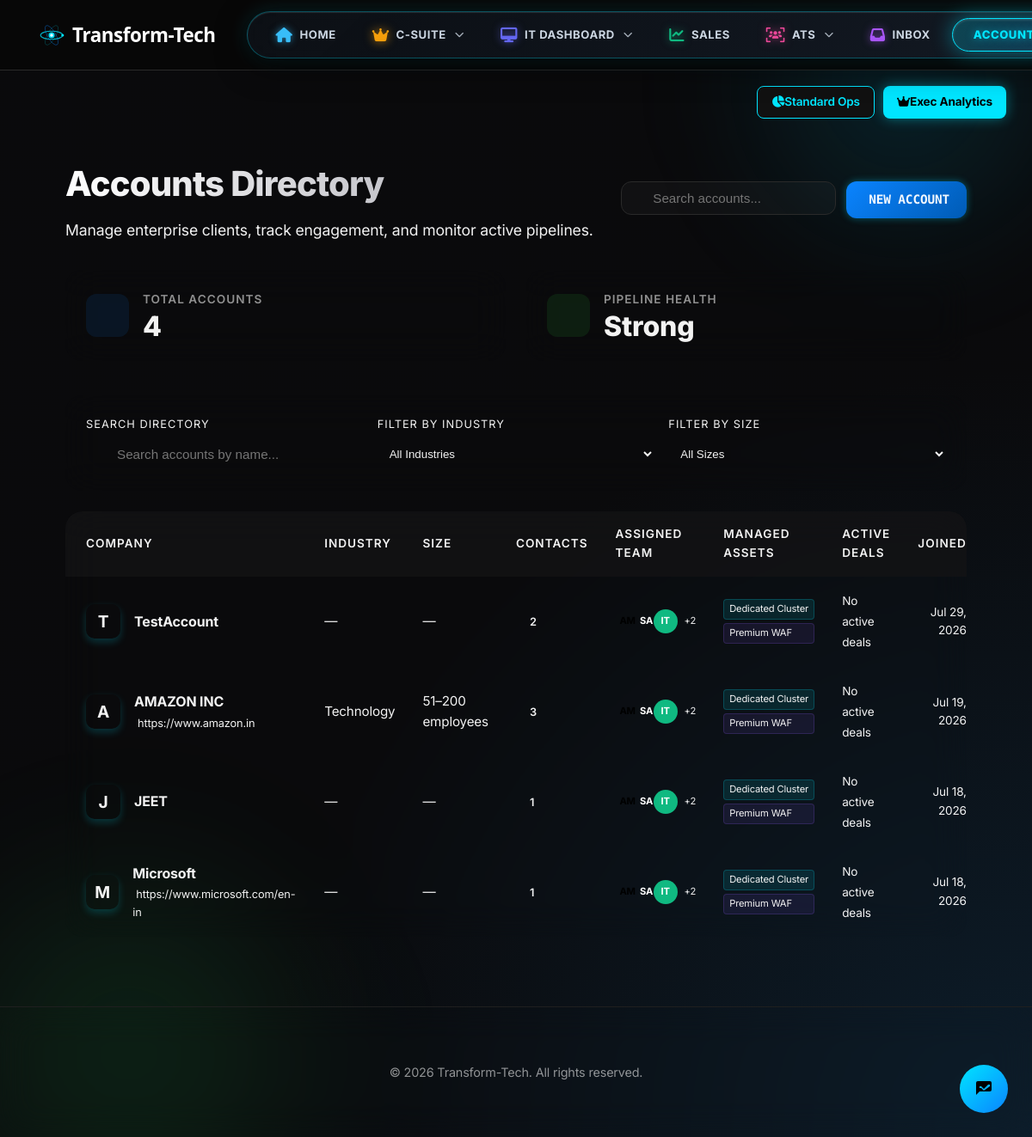
Screenshot of /accounts/ (signed in) with the database file from the repository.
### tracking_app/sales_models.py (models this page shows, shortened)
class Account(models.Model):
    INDUSTRY_CHOICES = [
        ('technology',    'Technology'),
        ('finance',       'Finance & Banking'),
        ('healthcare',    'Healthcare'),
        ('retail',        'Retail & E-commerce'),
        ('manufacturing', 'Manufacturing'),
        ('consulting',    'Consulting'),
        ('media',         'Media & Advertising'),
        ('education',     'Education'),
        ('real_estate',   'Real Estate'),
        ('other',         'Other'),
    ]
    SIZE_CHOICES = [
        ('1-10',     '1–10 employees'),
        ('11-50',    '11–50 employees'),
        ('51-200',   '51–200 employees'),
        ('201-1000', '201–1,000 employees'),
        ('1000+',    '1,000+ employees'),
    ]
    name           = models.CharField(max_length=255)
    industry       = models.CharField(max_length=50, choices=INDUSTRY_CHOICES, blank=True)
    website        = models.URLField(blank=True, null=True)
    annual_revenue = models.DecimalField(max_digits=15, decimal_places=2, null=True, blank=True)
    employee_count = models.CharField(max_length=20, choices=SIZE_CHOICES, blank=True)
    phone          = models.CharField(max_length=30, blank=True)
    address        = models.TextField(blank=True)
    description    = models.TextField(blank=True)
    owner          = models.ForeignKey('tracking_app.User', on_delete=models.SET_NULL, null=True, blank=True, related_name='owned_accounts')
    created_at     = models.DateTimeField(auto_now_add=True)
    updated_at     = models.DateTimeField(auto_now=True)
    tenant = models.ForeignKey('tracking_app.Tenant', on_delete=models.CASCADE, null=True, blank=True, related_name='%(class)ss')

### tracking_app/views.py (the view)
# urls.py: path('accounts/', views.account_list, name='account-list'),
@login_required
def account_list(request):
    from .sales_models import Account as SalesAccount, AccountActivity
    industry_filter = request.GET.get('industry')
    size_filter = request.GET.get('size')
    accounts = SalesAccount.objects.filter(**get_tenant_filter(request.user)).prefetch_related('contacts').order_by('-created_at')
    if industry_filter:
        accounts = accounts.filter(industry=industry_filter)
    if size_filter:
        accounts = accounts.filter(size=size_filter)
    context = {
        'accounts': accounts,
        'industry_choices': SalesAccount.INDUSTRY_CHOICES,
        'size_choices': SalesAccount.SIZE_CHOICES,
        'selected_industry': industry_filter,
        'selected_size': size_filter,
    }
    return render(request, 'tracking_app/account_list.html', context)

### tracking_app/models.py (called while the page is built)
    @property
    def is_it_agent(self):
        return self.is_staff or self.can_view_it or self.role in [self.ROLE_ADMIN, self.ROLE_IT, 'it_admin']

    @property
    def is_it_admin(self):
        return self.is_superuser or self.can_view_it or self.role in [self.ROLE_ADMIN, 'it_admin']

### tracking_app/views.py (called while the page is built)
def add_global_context(request):
    context = {}
    if request.user.is_authenticated:
        unread_notifications_count = Notification.objects.filter(
            recipient=request.user,
            is_read=False
        ).count()
        context['unread_notifications_count'] = unread_notifications_count
    return context

def get_tenant_filter(user):
    if user.is_superuser or not user.tenant:
        return {}
    return {'tenant': user.tenant}

### tracking_app/templates/tracking_app/account_list.html (shortened to what this page needs)
{% extends 'tracking_app/base.html' %}
{% block content %}
<div class="content-header enterprise-header">
    <div>
        <h1 class="enterprise-title"> Accounts Directory</h1>
        <p class="enterprise-subtitle">Manage enterprise clients, track engagement, and monitor active pipelines.</p>
    </div>
    <div style="display:flex; gap:12px;">
        <div style="position:relative;">
            <input type="text" placeholder="Search accounts..." style="background:var(--apple-row-hover); border:1px solid var(--apple-border); border-radius:12px; padding:10px 12px 10px 36px; color:var(--apple-text); font-size:0.95rem; outline:none; width:250px;">
        </div>
        <a href="{% url 'account-create' %}" class="btn btn-primary" style="background:linear-gradient(135deg, #0A84FF, #005bb5); border:none; color:var(--apple-text); border-radius:12px; padding:10px 20px; display:flex; align-items:center; font-weight:600;"> New Account</a>
    </div>
</div>
<div class="metrics-grid" style="display:grid; grid-template-columns:repeat(auto-fit, minmax(200px, 1fr)); gap:1.5rem; margin-bottom:2.5rem;">
    <div class="glass-card" style="display:flex; align-items:center; gap:16px;">
        <div style="width:50px; height:50px; border-radius:12px; background:rgba(10, 132, 255, 0.1); display:flex; align-items:center; justify-content:center; color:#0A84FF; font-size:1.5rem;"></div>
        <div>
            <div style="color:var(--apple-text-secondary); font-size:0.85rem; font-weight:600; text-transform:uppercase; letter-spacing:1px; margin-bottom:4px;">Total Accounts</div>
            <div style="font-size:2rem; font-weight:800; color:var(--apple-text); line-height:1;">{{ accounts.count }}</div>
        </div>
    </div>
    <div class="glass-card" style="display:flex; align-items:center; gap:16px;">
        <div style="width:50px; height:50px; border-radius:12px; background:rgba(50, 215, 75, 0.1); display:flex; align-items:center; justify-content:center; color:#32D74B; font-size:1.5rem;"></div>
        <div>
            <div style="color:var(--apple-text-secondary); font-size:0.85rem; font-weight:600; text-transform:uppercase; letter-spacing:1px; margin-bottom:4px;">Pipeline Health</div>
            <div style="font-size:2rem; font-weight:800; color:var(--apple-text); line-height:1;">Strong</div>
        </div>
    </div>
</div>
<form method="GET" class="glass-card" style="display:flex; gap:1rem; margin-bottom:1.5rem; align-items:flex-end;">
    <div style="flex:1; position:relative;">
        <label style="color:var(--text-gray); font-size:0.8rem; margin-bottom:6px; display:block; text-transform:uppercase; letter-spacing:1px;">Search Directory</label>
        <input type="text" id="accountSearch" placeholder="Search accounts by name..." style="background:var(--bg-surface); border:1px solid var(--secondary); border-radius:8px; padding:10px 12px 10px 36px; color:var(--text-white); font-size:0.95rem; outline:none; width:100%;">
    </div>
    <div style="flex:1;">
        <label style="color:var(--text-gray); font-size:0.8rem; margin-bottom:6px; display:block; text-transform:uppercase; letter-spacing:1px;">Filter by Industry</label>
        <select name="industry" onchange="this.form.submit()" style="background:var(--bg-surface); border:1px solid var(--secondary); color:var(--text-white); border-radius:8px; padding:10px; width:100%; outline:none;">
            <option value="">All Industries</option>
        </select>
    </div>
    <div style="flex:1;">
        <label style="color:var(--text-gray); font-size:0.8rem; margin-bottom:6px; display:block; text-transform:uppercase; letter-spacing:1px;">Filter by Size</label>
        <select name="size" onchange="this.form.submit()" style="background:var(--bg-surface); border:1px solid var(--secondary); color:var(--text-white); border-radius:8px; padding:10px; width:100%; outline:none;">
            <option value="">All Sizes</option>
        </select>
    </div>
</form>
<div class="glass-card" style="padding:0; overflow:hidden;">
    <table class="glass-table">
        <thead style="background:var(--apple-input-bg);">
            <tr>
                <th style="padding-left:24px;">Company</th>
                <th>Industry</th>
                <th>Size</th>
                <th>Contacts</th>
                <th>Assigned Team</th>
                <th>Managed Assets</th>
                <th>Active Deals</th>
                <th style="text-align:right; padding-right:24px;">Joined</th>
            </tr>
        </thead>
        <tbody id="accountTableBody">
            {% for acc in accounts %}
            <tr class="account-row" data-name="{{ acc.name|lower }}" onclick="window.location='{% url 'account-detail' acc.id %}'">
                <td style="padding-left:24px;">
                    <div style="display:flex; align-items:center;">
                        <div class="company-logo-placeholder">{{ acc.name|make_list|first|upper }}</div>
                        <div>
                            <div style="font-weight:700; color:var(--text-white); font-size:1rem;">{{ acc.name }}</div>
                            {% if acc.website %}
                            <div style="color:var(--text-gray); font-size:0.8rem; margin-top:2px;">
                                {{ acc.website|truncatechars:35 }}
                            </div>
                            {% endif %}
                        </div>
                    </div>
                </td>
                <td style="color:var(--text-gray);">{{ acc.get_industry_display|default:"—" }}</td>
                <td style="color:var(--text-gray);">{{ acc.get_employee_count_display|default:"—" }}</td>
                <td><span class="contact-badge">{{ acc.contacts.count }}</span></td>
                <td>
                    <div style="display:flex; align-items:center; gap:4px;">
                        <div style="width:28px; height:28px; border-radius:50%; background:var(--primary); color:#000; display:flex; align-items:center; justify-content:center; font-size:0.7rem; font-weight:700; border:2px solid var(--bg-surface);" title="Dedicated Account Manager">AM</div>
                        <div style="width:28px; height:28px; border-radius:50%; background:var(--accent-purple); color:#fff; display:flex; align-items:center; justify-content:center; font-size:0.7rem; font-weight:700; border:2px solid var(--bg-surface); margin-left:-10px;" title="Lead SOC Analyst">SA</div>
                        <div style="width:28px; height:28px; border-radius:50%; background:#10b981; color:#fff; display:flex; align-items:center; justify-content:center; font-size:0.7rem; font-weight:700; border:2px solid var(--bg-surface); margin-left:-10px;" title="IT Support Lead">IT</div>
                        <span style="font-size:0.7rem; color:var(--text-gray); margin-left:4px;">+2</span>
                    </div>
                </td>
                <td>
                    <div style="display:flex; flex-direction:column; gap:4px;">
                        <span style="font-size:0.7rem; background:rgba(0,229,255,0.1); color:var(--primary); padding:2px 6px; border-radius:4px; border:1px solid rgba(0,229,255,0.2); white-space:nowrap;"> Dedicated Cluster</span>
                        <span style="font-size:0.7rem; background:rgba(139,92,246,0.1); color:var(--accent-purple); padding:2px 6px; border-radius:4px; border:1px solid rgba(139,92,246,0.2); white-space:nowrap;"> Premium WAF</span>
                    </div>
                </td>
                <td>
                    {% if acc.deals.count > 0 %}
                    <span class="metric-badge"><i class="bx bx-dollar-circle" style="margin-right:4px;"></i>{{ acc.deals.count }} Pipeline</span>
                    {% else %}
                    <span style="color:var(--text-dark-gray); font-size:0.85rem;">No active deals</span>
                    {% endif %}
                </td>
                <td style="text-align:right; padding-right:24px; color:var(--text-gray); font-size:0.85rem;">{{ acc.created_at|date:"M d, Y" }}</td>
            </tr>
            {% endfor %}
        </tbody>
    </table>
</div>
{% endblock %}

### tracking_app/templates/tracking_app/base.html (style rules this page uses)
:root { --brand-primary: #00E5FF; --brand-primary-dark: #00b3cc; --brand-primary-light: #66efff; --brand-accent: var(--brand-primary); --brand-success: #10b981; --brand-error: #ef4444; --brand-warning: #f59e0b; --apple-bg: #0a0a0a; --apple-card-bg: #111111; --apple-card-bg-hover: #161616; --apple-border: #2a2a2a; --apple-border-subtle: #1e1e1e; --apple-text: rgba(255, 255, 255, 0.95); --apple-text-secondary: rgba(255, 255, 255, 0.55); --apple-text-muted: rgba(255, 255, 255, 0.3); --apple-accent: var(--brand-primary); --apple-accent-dark: var(--brand-primary-dark); --apple-accent-glow: rgba(0, 229, 255, 0.35); --apple-error: var(--brand-error); --apple-success: var(--brand-success); --apple-warning: var(--brand-warning); --apple-input-bg: rgba(20, 20, 22, 0.7); --apple-blur: 20px; --apple-header-bg: rgba(8, 8, 8, 0.92); --apple-dropdown-bg: #141414; --apple-row-hover: rgba(255, 255, 255, 0.03); --apple-scrollbar-bg: #1a1a1a; --apple-scrollbar-thumb: #333; --apple-footer-border: #1f1f1f; --apple-shadow: 0 20px 50px rgba(0, 0, 0, 0.5); }
* { margin: 0; padding: 0; box-sizing: border-box; }
a { text-decoration: none; color: inherit; }
html { scroll-behavior: smooth; scroll-padding-top: 90px; }
body { font-family: 'Inter', sans-serif; line-height: 1.6; background-color: var(--apple-bg); color: var(--apple-text); min-height: 100vh; position: relative; overflow-x: hidden; letter-spacing: -0.01em; transition: background-color 0.35s ease, color 0.35s ease; }
h1, h2, h3 { font-weight: 600; color: var(--apple-text); margin-bottom: 1rem; letter-spacing: -0.02em; }
.btn { display: inline-block; padding: 0.75rem 1.25rem; background: rgba(0, 229, 255, 0.06); color: var(--apple-accent); text-decoration: none; border: 1px solid var(--apple-accent); border-radius: 6px; cursor: pointer; font-family: 'Fira Code', monospace; font-size: 0.9rem; font-weight: 600; letter-spacing: -0.01em; transition: all 0.25s ease; box-shadow: 0 0 8px var(--apple-accent-glow); position: relative; overflow: hidden; text-transform: uppercase; }
*, *::before, *::after { transition-property: background-color, border-color, color; transition-duration: 0.25s; transition-timing-function: ease; }
html, body { overflow-x: hidden !important; width: 100% !important; max-width: 100vw !important; }

### tracking_app/templates/tracking_app/account_list.html (style rules this page uses)
.enterprise-header { display:flex; justify-content:space-between; align-items:center; margin-bottom:2rem; }
.enterprise-title { font-size:2.5rem; font-weight:800; background:linear-gradient(90deg, #fff, #a1a1aa); -webkit-background-clip:text; -webkit-text-fill-color:transparent; margin-bottom:0.5rem; }
.enterprise-subtitle { color:var(--text-gray); font-size:1.1rem; margin:0; }
.glass-card { background:var(--bg-elevated); border:1px solid var(--secondary); border-radius:20px; padding:1.5rem; backdrop-filter:blur(20px); transition: border-color 0.3s ease, box-shadow 0.3s ease; }
.glass-table { width:100%; border-collapse:collapse; }
.glass-table th { padding:16px; text-align:left; color:var(--text-gray); font-size:0.85rem; font-weight:600; text-transform:uppercase; letter-spacing:1px; border-bottom:1px solid var(--secondary); }
.glass-table td { padding:16px; border-bottom:1px solid var(--secondary); font-size:0.95rem; }
.glass-table tr { cursor:pointer; transition:all 0.2s; }
.company-logo-placeholder { width:40px; height:40px; background:linear-gradient(135deg, var(--primary), var(--accent-purple)); border-radius:10px; display:flex; align-items:center; justify-content:center; font-weight:bold; font-size:1.2rem; color:var(--text-white); margin-right:16px; box-shadow:0 4px 10px rgba(0, 229, 255, 0.2); }
.contact-badge { background:var(--bg-surface); color:var(--text-white); padding:4px 12px; border-radius:12px; font-size:0.8rem; font-weight:600; }

### rows the page displays
Account: name|make_list "T", name "TestAccount", industry "—", employee_count "—", contacts.count "2", created_at "Jul 29, 2026"
Account: name|make_list "A", name "AMAZON INC", website "https://www.amazon.in", industry "Technology", employee_count "51–200 employees", contacts.count "3", created_at "Jul 19, 2026"
Account: name|make_list "J", name "JEET", industry "—", employee_count "—", contacts.count "1", created_at "Jul 18, 2026"
Account: name|make_list "M", name "Microsoft", website "https://www.microsoft.com/en-in", industry "—", employee_count "—", contacts.count "1", created_at "Jul 18, 2026"

### other values shown
{{ accounts.count }} "4"
